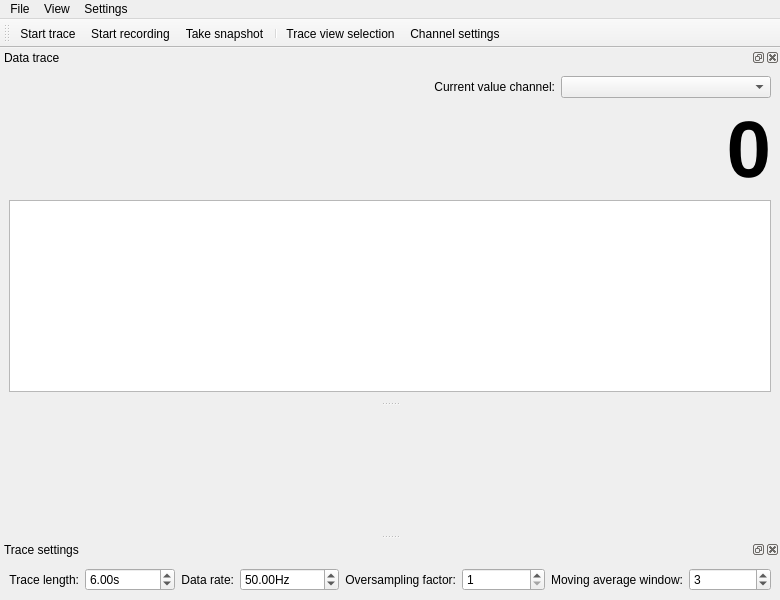
<?xml version="1.0" encoding="UTF-8"?>
<ui version="4.0">
 <class>MainWindow</class>
 <widget class="QMainWindow" name="MainWindow">
  <property name="geometry">
   <rect>
    <x>0</x>
    <y>0</y>
    <width>780</width>
    <height>600</height>
   </rect>
  </property>
  <property name="windowTitle">
   <string>qudi: Slow Counter</string>
  </property>
  <widget class="QWidget" name="centralwidget"/>
  <widget class="QMenuBar" name="menubar">
   <property name="geometry">
    <rect>
     <x>0</x>
     <y>0</y>
     <width>780</width>
     <height>21</height>
    </rect>
   </property>
   <widget class="QMenu" name="menuView">
    <property name="title">
     <string>View</string>
    </property>
    <addaction name="trace_view_selection_Action"/>
    <addaction name="separator"/>
    <addaction name="trace_view_Action"/>
    <addaction name="trace_settings_view_Action"/>
    <addaction name="trace_toolbar_view_Action"/>
    <addaction name="separator"/>
    <addaction name="restore_default_view_Action"/>
   </widget>
   <widget class="QMenu" name="menuFile">
    <property name="title">
     <string>File</string>
    </property>
    <addaction name="start_trace_Action"/>
    <addaction name="record_trace_Action"/>
    <addaction name="trace_snapshot_Action"/>
    <addaction name="separator"/>
    <addaction name="actionClose"/>
   </widget>
   <widget class="QMenu" name="menuSettings">
    <property name="title">
     <string>Settings</string>
    </property>
    <addaction name="channel_settings_Action"/>
   </widget>
   <addaction name="menuFile"/>
   <addaction name="menuView"/>
   <addaction name="menuSettings"/>
  </widget>
  <widget class="QDockWidget" name="data_trace_DockWidget">
   <property name="sizePolicy">
    <sizepolicy hsizetype="Preferred" vsizetype="Preferred">
     <horstretch>1</horstretch>
     <verstretch>0</verstretch>
    </sizepolicy>
   </property>
   <property name="windowTitle">
    <string>Data trace</string>
   </property>
   <attribute name="dockWidgetArea">
    <number>4</number>
   </attribute>
   <widget class="QWidget" name="dockWidgetContents">
    <layout class="QGridLayout" name="gridLayout" columnstretch="2,0,1">
     <item row="2" column="0" colspan="3">
      <widget class="PlotWidget" name="data_trace_PlotWidget"/>
     </item>
     <item row="1" column="0" colspan="3">
      <widget class="QLabel" name="curr_value_Label">
       <property name="font">
        <font>
         <pointsize>60</pointsize>
         <weight>75</weight>
         <bold>true</bold>
        </font>
       </property>
       <property name="text">
        <string>0</string>
       </property>
       <property name="alignment">
        <set>Qt::AlignRight|Qt::AlignTrailing|Qt::AlignVCenter</set>
       </property>
      </widget>
     </item>
     <item row="0" column="2">
      <widget class="QComboBox" name="curr_value_comboBox">
       <property name="minimumSize">
        <size>
         <width>200</width>
         <height>0</height>
        </size>
       </property>
       <property name="sizeAdjustPolicy">
        <enum>QComboBox::AdjustToContents</enum>
       </property>
      </widget>
     </item>
     <item row="0" column="1">
      <widget class="QLabel" name="label_5">
       <property name="text">
        <string>Current value channel:</string>
       </property>
       <property name="alignment">
        <set>Qt::AlignRight|Qt::AlignTrailing|Qt::AlignVCenter</set>
       </property>
      </widget>
     </item>
    </layout>
   </widget>
  </widget>
  <widget class="QDockWidget" name="trace_settings_DockWidget">
   <property name="maximumSize">
    <size>
     <width>524287</width>
     <height>100</height>
    </size>
   </property>
   <property name="windowTitle">
    <string>Trace settings</string>
   </property>
   <attribute name="dockWidgetArea">
    <number>8</number>
   </attribute>
   <widget class="QWidget" name="dockWidgetContents_2">
    <layout class="QHBoxLayout" name="horizontalLayout">
     <item>
      <widget class="QLabel" name="label">
       <property name="toolTip">
        <string>Length of the time window showing the data trace.</string>
       </property>
       <property name="text">
        <string>Trace length:</string>
       </property>
       <property name="alignment">
        <set>Qt::AlignRight|Qt::AlignTrailing|Qt::AlignVCenter</set>
       </property>
      </widget>
     </item>
     <item>
      <widget class="ScienDSpinBox" name="trace_length_DoubleSpinBox">
       <property name="sizePolicy">
        <sizepolicy hsizetype="Expanding" vsizetype="Fixed">
         <horstretch>0</horstretch>
         <verstretch>0</verstretch>
        </sizepolicy>
       </property>
       <property name="minimumSize">
        <size>
         <width>75</width>
         <height>0</height>
        </size>
       </property>
       <property name="toolTip">
        <string>Length of the time window showing the data trace.</string>
       </property>
       <property name="suffix">
        <string>s</string>
       </property>
       <property name="maximum">
        <double>1000000000000000013287555072.000000000000000</double>
       </property>
       <property name="value">
        <double>6.000000000000000</double>
       </property>
      </widget>
     </item>
     <item>
      <widget class="QLabel" name="label_2">
       <property name="toolTip">
        <string>Rate at which data points occur within the data trace.
The physical sampling rate is this value times the oversampling factor.</string>
       </property>
       <property name="text">
        <string>Data rate:</string>
       </property>
       <property name="alignment">
        <set>Qt::AlignRight|Qt::AlignTrailing|Qt::AlignVCenter</set>
       </property>
      </widget>
     </item>
     <item>
      <widget class="ScienDSpinBox" name="data_rate_DoubleSpinBox">
       <property name="sizePolicy">
        <sizepolicy hsizetype="Expanding" vsizetype="Fixed">
         <horstretch>0</horstretch>
         <verstretch>0</verstretch>
        </sizepolicy>
       </property>
       <property name="minimumSize">
        <size>
         <width>75</width>
         <height>0</height>
        </size>
       </property>
       <property name="toolTip">
        <string>Rate at which data points occur within the data trace.
The physical sampling rate is this value times the oversampling factor.</string>
       </property>
       <property name="suffix">
        <string>Hz</string>
       </property>
       <property name="maximum">
        <double>10000000000000000000.000000000000000</double>
       </property>
       <property name="value">
        <double>50.000000000000000</double>
       </property>
      </widget>
     </item>
     <item>
      <widget class="QLabel" name="label_3">
       <property name="toolTip">
        <string>If bigger than 1, this number of samples is acquired for each period of data rate.
The average over these samples is giving the value of the data point.
In other words, the physical sampling rate is oversampling factor times data rate.</string>
       </property>
       <property name="text">
        <string>Oversampling factor:</string>
       </property>
       <property name="alignment">
        <set>Qt::AlignRight|Qt::AlignTrailing|Qt::AlignVCenter</set>
       </property>
      </widget>
     </item>
     <item>
      <widget class="QSpinBox" name="oversampling_SpinBox">
       <property name="sizePolicy">
        <sizepolicy hsizetype="Expanding" vsizetype="Fixed">
         <horstretch>0</horstretch>
         <verstretch>0</verstretch>
        </sizepolicy>
       </property>
       <property name="minimumSize">
        <size>
         <width>50</width>
         <height>0</height>
        </size>
       </property>
       <property name="toolTip">
        <string>If bigger than 1, this number of samples is acquired for each period of data rate.
The average over these samples is giving the value of the data point.
In other words, the physical sampling rate is oversampling factor times data rate.</string>
       </property>
       <property name="minimum">
        <number>1</number>
       </property>
       <property name="maximum">
        <number>10000</number>
       </property>
       <property name="value">
        <number>1</number>
       </property>
      </widget>
     </item>
     <item>
      <widget class="QLabel" name="label_4">
       <property name="toolTip">
        <string>The window size in samples of the moving average for each data trace.
Must be an odd number to ensure perfect trace data alignment.</string>
       </property>
       <property name="text">
        <string>Moving average window:</string>
       </property>
       <property name="alignment">
        <set>Qt::AlignRight|Qt::AlignTrailing|Qt::AlignVCenter</set>
       </property>
      </widget>
     </item>
     <item>
      <widget class="QSpinBox" name="moving_average_spinBox">
       <property name="sizePolicy">
        <sizepolicy hsizetype="Expanding" vsizetype="Fixed">
         <horstretch>0</horstretch>
         <verstretch>0</verstretch>
        </sizepolicy>
       </property>
       <property name="minimumSize">
        <size>
         <width>50</width>
         <height>0</height>
        </size>
       </property>
       <property name="toolTip">
        <string>The window size in samples of the moving average for each data trace.
Must be an odd number to ensure perfect trace data alignment.</string>
       </property>
       <property name="minimum">
        <number>1</number>
       </property>
       <property name="singleStep">
        <number>2</number>
       </property>
       <property name="value">
        <number>3</number>
       </property>
      </widget>
     </item>
    </layout>
   </widget>
  </widget>
  <widget class="QToolBar" name="trace_control_ToolBar">
   <property name="windowTitle">
    <string>Counting Controls</string>
   </property>
   <property name="toolButtonStyle">
    <enum>Qt::ToolButtonTextUnderIcon</enum>
   </property>
   <attribute name="toolBarArea">
    <enum>TopToolBarArea</enum>
   </attribute>
   <attribute name="toolBarBreak">
    <bool>false</bool>
   </attribute>
   <addaction name="start_trace_Action"/>
   <addaction name="record_trace_Action"/>
   <addaction name="trace_snapshot_Action"/>
   <addaction name="separator"/>
   <addaction name="trace_view_selection_Action"/>
   <addaction name="channel_settings_Action"/>
  </widget>
  <action name="start_trace_Action">
   <property name="checkable">
    <bool>true</bool>
   </property>
   <property name="icon">
    <iconset>
     <normaloff>../../../artwork/icons/qudiTheme/22x22/start-counter.png</normaloff>
     <normalon>../../../artwork/icons/qudiTheme/22x22/stop-counter.png</normalon>../../../artwork/icons/qudiTheme/22x22/start-counter.png</iconset>
   </property>
   <property name="text">
    <string>Start trace</string>
   </property>
   <property name="toolTip">
    <string>Start/Stop continuous reading of the data trace.</string>
   </property>
  </action>
  <action name="record_trace_Action">
   <property name="checkable">
    <bool>true</bool>
   </property>
   <property name="icon">
    <iconset>
     <normaloff>../../../artwork/icons/qudiTheme/22x22/record-counter.png</normaloff>
     <normalon>../../../artwork/icons/qudiTheme/22x22/stop-record-counter.png</normalon>../../../artwork/icons/qudiTheme/22x22/record-counter.png</iconset>
   </property>
   <property name="text">
    <string>Start recording</string>
   </property>
   <property name="toolTip">
    <string>Start/Stop trace recorder. This will continuously accumulate trace data and save it to file once it is stopped.</string>
   </property>
  </action>
  <action name="trace_view_Action">
   <property name="checkable">
    <bool>true</bool>
   </property>
   <property name="text">
    <string>Data trace</string>
   </property>
   <property name="toolTip">
    <string>Show the data trace.</string>
   </property>
  </action>
  <action name="trace_settings_view_Action">
   <property name="checkable">
    <bool>true</bool>
   </property>
   <property name="text">
    <string>Trace settings</string>
   </property>
   <property name="toolTip">
    <string>Show data trace settings.</string>
   </property>
  </action>
  <action name="restore_default_view_Action">
   <property name="text">
    <string>Restore default</string>
   </property>
   <property name="toolTip">
    <string>Restore the default view.</string>
   </property>
  </action>
  <action name="trace_toolbar_view_Action">
   <property name="checkable">
    <bool>true</bool>
   </property>
   <property name="text">
    <string>Trace toolbar</string>
   </property>
   <property name="toolTip">
    <string>Show the trace control toolbar.</string>
   </property>
  </action>
  <action name="actionClose">
   <property name="icon">
    <iconset>
     <normaloff>../artwork/icons/oxygen/22x22/application-exit.png</normaloff>../artwork/icons/oxygen/22x22/application-exit.png</iconset>
   </property>
   <property name="text">
    <string>Close</string>
   </property>
  </action>
  <action name="trace_snapshot_Action">
   <property name="icon">
    <iconset>
     <normaloff>../../../artwork/icons/qudiTheme/22x22/trace-snapshot.png</normaloff>../../../artwork/icons/qudiTheme/22x22/trace-snapshot.png</iconset>
   </property>
   <property name="text">
    <string>Take snapshot</string>
   </property>
   <property name="toolTip">
    <string>Take a snapshot of the currently shown data trace and save it to file.</string>
   </property>
  </action>
  <action name="trace_view_selection_Action">
   <property name="icon">
    <iconset>
     <normaloff>../../../artwork/icons/oxygen/22x22/configure.png</normaloff>../../../artwork/icons/oxygen/22x22/configure.png</iconset>
   </property>
   <property name="text">
    <string>Trace view selection</string>
   </property>
   <property name="toolTip">
    <string>Opens the trace view selection dialog to configure the data traces to show.</string>
   </property>
  </action>
  <action name="channel_settings_Action">
   <property name="icon">
    <iconset>
     <normaloff>../../../artwork/icons/oxygen/22x22/configure.png</normaloff>../../../artwork/icons/oxygen/22x22/configure.png</iconset>
   </property>
   <property name="text">
    <string>Channel settings</string>
   </property>
   <property name="toolTip">
    <string>Opens the channel settings dialog to configure the active data channels.</string>
   </property>
  </action>
 </widget>
 <customwidgets>
  <customwidget>
   <class>PlotWidget</class>
   <extends>QGraphicsView</extends>
   <header>pyqtgraph</header>
  </customwidget>
  <customwidget>
   <class>ScienDSpinBox</class>
   <extends>QDoubleSpinBox</extends>
   <header>qtwidgets.scientific_spinbox.h</header>
  </customwidget>
 </customwidgets>
 <resources/>
 <connections>
  <connection>
   <sender>trace_view_Action</sender>
   <signal>triggered(bool)</signal>
   <receiver>data_trace_DockWidget</receiver>
   <slot>setVisible(bool)</slot>
   <hints>
    <hint type="sourcelabel">
     <x>-1</x>
     <y>-1</y>
    </hint>
    <hint type="destinationlabel">
     <x>399</x>
     <y>136</y>
    </hint>
   </hints>
  </connection>
  <connection>
   <sender>data_trace_DockWidget</sender>
   <signal>visibilityChanged(bool)</signal>
   <receiver>trace_view_Action</receiver>
   <slot>setChecked(bool)</slot>
   <hints>
    <hint type="sourcelabel">
     <x>399</x>
     <y>136</y>
    </hint>
    <hint type="destinationlabel">
     <x>-1</x>
     <y>-1</y>
    </hint>
   </hints>
  </connection>
  <connection>
   <sender>trace_settings_view_Action</sender>
   <signal>triggered(bool)</signal>
   <receiver>trace_settings_DockWidget</receiver>
   <slot>setVisible(bool)</slot>
   <hints>
    <hint type="sourcelabel">
     <x>-1</x>
     <y>-1</y>
    </hint>
    <hint type="destinationlabel">
     <x>399</x>
     <y>551</y>
    </hint>
   </hints>
  </connection>
  <connection>
   <sender>trace_settings_DockWidget</sender>
   <signal>visibilityChanged(bool)</signal>
   <receiver>trace_settings_view_Action</receiver>
   <slot>setChecked(bool)</slot>
   <hints>
    <hint type="sourcelabel">
     <x>399</x>
     <y>551</y>
    </hint>
    <hint type="destinationlabel">
     <x>-1</x>
     <y>-1</y>
    </hint>
   </hints>
  </connection>
  <connection>
   <sender>trace_toolbar_view_Action</sender>
   <signal>triggered(bool)</signal>
   <receiver>trace_control_ToolBar</receiver>
   <slot>setVisible(bool)</slot>
   <hints>
    <hint type="sourcelabel">
     <x>-1</x>
     <y>-1</y>
    </hint>
    <hint type="destinationlabel">
     <x>399</x>
     <y>41</y>
    </hint>
   </hints>
  </connection>
  <connection>
   <sender>trace_control_ToolBar</sender>
   <signal>visibilityChanged(bool)</signal>
   <receiver>trace_toolbar_view_Action</receiver>
   <slot>setChecked(bool)</slot>
   <hints>
    <hint type="sourcelabel">
     <x>399</x>
     <y>41</y>
    </hint>
    <hint type="destinationlabel">
     <x>-1</x>
     <y>-1</y>
    </hint>
   </hints>
  </connection>
  <connection>
   <sender>actionClose</sender>
   <signal>triggered()</signal>
   <receiver>MainWindow</receiver>
   <slot>close()</slot>
   <hints>
    <hint type="sourcelabel">
     <x>-1</x>
     <y>-1</y>
    </hint>
    <hint type="destinationlabel">
     <x>399</x>
     <y>299</y>
    </hint>
   </hints>
  </connection>
 </connections>
</ui>
